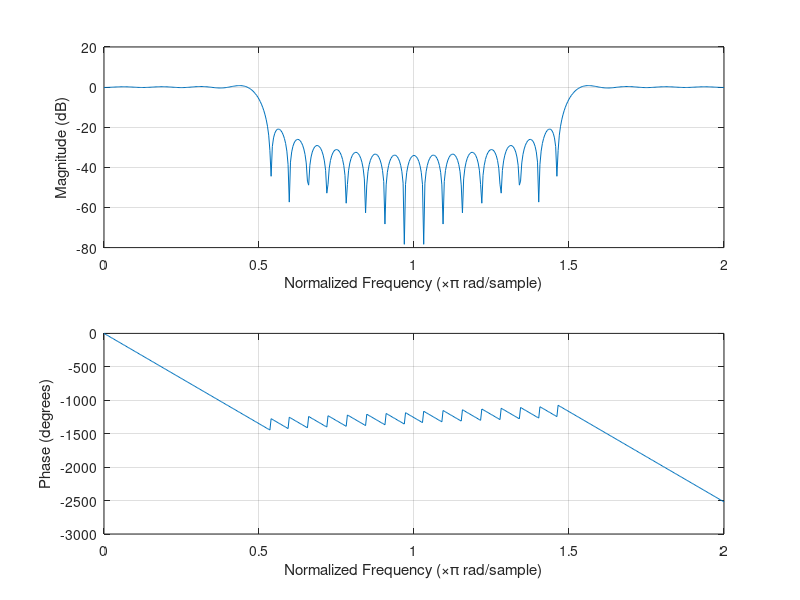

MATLAB code for this plot: (Note: this script raises an error after producing the figure.)
% 19ucc023
% Mohit Akhouri
% Experiment 9 - Observation 1a

% In this code , we will implement a low pass filter based on various
% windowing techniques - like rectangular , hamming and blackman. We design
% the low pass filter for various cutoff frequencies like pi/2,pi/4 and
% pi/6. We plot the amplitude and phase response of the various low pass
% filter.

clc;
clear all;
close all;

M = 31; % delay in time domain

wc = pi/2; % cutoff frequency
hd = zeros(1,M); % to store the filter impulse response
w1 = zeros(1,M); % to store the window function for rectangular window
w2 = zeros(1,M); % to store the window function for hamming window
w3 = zeros(1,M); % to store the window function for blackman window

% main loop algorithm for calculation of window functions and filter
% impulse response for various cases
for n=0:M-1
    H = @(w) exp(-1j*w*(n-((M-1)/2))); % response of the low pass filter
    hd(n+1) = (integral(H,-wc,wc))/(2*pi); % filter impulse response
    w1(n+1) = 1; % window function for rectangular window
    w2(n+1) = 0.42 - 0.5*cos((2*pi*n)/(M-1)) + 0.08*cos((4*pi*n)/(M-1)); % window function for hamming window
    w3(n+1) = 0.54 - 0.46*cos((2*pi*n)/(M-1)); % window function for blackman window
end

h1 = hd .* w1; % finite impulse response of rectangular window based low pass filter
h2 = hd .* w2; % finite impulse response of hamming window based low pass filter
h3 = hd .* w3; % finite impulse response of blackman window based low pass filter

% Plotting the magnitude and phase responses of various low pass filter
figure;
freqz(h1);
title('19ucc023 - Mohit Akhouri','Rectangular window for low pass filter for cutoff frequency = \pi/2');
grid on;

figure;
freqz(h2);
title('19ucc023 - Mohit Akhouri','Hamming window for low pass filter for cutoff frequency = \pi/2');
grid on;

figure;
freqz(h3);
title('19ucc023 - Mohit Akhouri','Blackman window for low pass filter for cutoff frequency = \pi/2');
grid on;

wc = pi/4; % cutoff frequency
hd = zeros(1,M); % to store the filter impulse response
w1 = zeros(1,M); % to store the window function for rectangular window
w2 = zeros(1,M); % to store the window function for hamming window
w3 = zeros(1,M); % to store the window function for blackman window

% main loop algorithm for calculation of window functions and filter
% impulse response for various cases
for n=0:M-1
    H = @(w) exp(-1j*w*(n-((M-1)/2))); % response of the low pass filter
    hd(n+1) = (integral(H,-wc,wc))/(2*pi); % filter impulse response
    w1(n+1) = 1; % window function for rectangular window
    w2(n+1) = 0.42 - 0.5*cos((2*pi*n)/(M-1)) + 0.08*cos((4*pi*n)/(M-1)); % window function for hamming window
    w3(n+1) = 0.54 - 0.46*cos((2*pi*n)/(M-1)); % window function for blackman window
end

h1 = hd .* w1; % finite impulse response of rectangular window based low pass filter
h2 = hd .* w2; % finite impulse response of hamming window based low pass filter
h3 = hd .* w3; % finite impulse response of blackman window based low pass filter

% Plotting the magnitude and phase responses of various low pass filter
figure;
freqz(h1);
title('19ucc023 - Mohit Akhouri','Rectangular window for low pass filter for cutoff frequency = \pi/4');
grid on;

figure;
freqz(h2);
title('19ucc023 - Mohit Akhouri','Hamming window for low pass filter for cutoff frequency = \pi/4');
grid on;

figure;
freqz(h3);
title('19ucc023 - Mohit Akhouri','Blackman window for low pass filter for cutoff frequency = \pi/4');
grid on;

wc = pi/6; % cutoff frequency
hd = zeros(1,M); % to store the filter impulse response
w1 = zeros(1,M); % to store the window function for rectangular window
w2 = zeros(1,M); % to store the window function for hamming window
w3 = zeros(1,M); % to store the window function for blackman window

% main loop algorithm for calculation of window functions and filter
% impulse response for various cases
for n=0:M-1
    H = @(w) exp(-1j*w*(n-((M-1)/2))); % response of the low pass filter
    hd(n+1) = (integral(H,-wc,wc))/(2*pi); % filter impulse response
    w1(n+1) = 1; % window function for rectangular window
    w2(n+1) = 0.42 - 0.5*cos((2*pi*n)/(M-1)) + 0.08*cos((4*pi*n)/(M-1)); % window function for hamming window
    w3(n+1) = 0.54 - 0.46*cos((2*pi*n)/(M-1)); % window function for blackman window
end

h1 = hd .* w1; % finite impulse response of rectangular window based low pass filter
h2 = hd .* w2; % finite impulse response of hamming window based low pass filter
h3 = hd .* w3; % finite impulse response of blackman window based low pass filter

% Plotting the magnitude and phase responses of various low pass filter
figure;
freqz(h1);
title('19ucc023 - Mohit Akhouri','Rectangular window for low pass filter for cutoff frequency = \pi/6');
grid on;

figure;
freqz(h2);
title('19ucc023 - Mohit Akhouri','Hamming window for low pass filter for cutoff frequency = \pi/6');
grid on;

figure;
freqz(h3);
title('19ucc023 - Mohit Akhouri','Blackman window for low pass filter for cutoff frequency = \pi/6');
grid on;